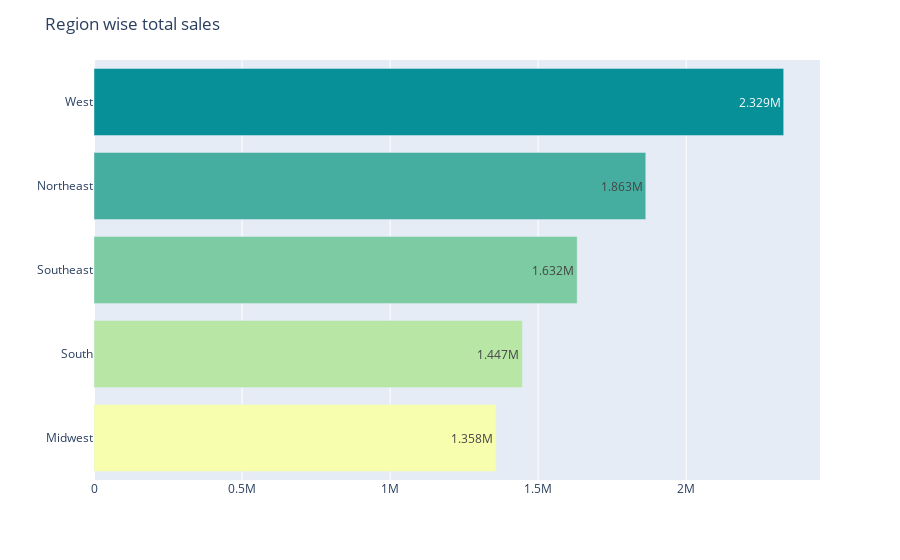

The cell this chart's notebook holds for it:
### Code cell
# calculate region by total sales
df_region = dataset.groupby(by=["Region"])["Total Sales"].aggregate("sum").sort_values(ascending=True).reset_index()

# show barplot
barplot(data=df_region, x="Total Sales", y="Region", titile="Region wise total sales")

### Figure 1 — Plotly figure (JSON) as saved in the notebook; plotly's stock layout.template omitted (floating-point values rounded to 4 significant figures)
{"data": [{"alignmentgroup": "True", "hovertemplate": "Total Sales=%{x}<br>Region=%{y}<extra></extra>", "legendgroup": "", "marker": {"color": ["rgb(247, 254, 174)", "rgb(183, 230, 165)", "rgb(124, 203, 162)", "rgb(70, 174, 160)", "rgb(8, 144, 153)", "rgb(0, 113, 139)", "rgb(4, 82, 117)"], "pattern": {"shape": ""}}, "name": "", "offsetgroup": "", "orientation": "h", "showlegend": false, "textposition": "auto", "texttemplate": "%{x:.4s}", "type": "bar", "x": [1358145, 1446722, 1631786, 1863429, 2329193], "xaxis": "x", "y": ["Midwest", "South", "Southeast", "Northeast", "West"], "yaxis": "y"}], "layout": {"barmode": "relative", "legend": {"tracegroupgap": 0}, "margin": {"t": 60}, "title": {"text": "Region wise total sales"}, "xaxis": {"anchor": "y", "domain": [0, 1], "title": {"text": ""}}, "yaxis": {"anchor": "x", "domain": [0, 1], "title": {"text": ""}}}}
